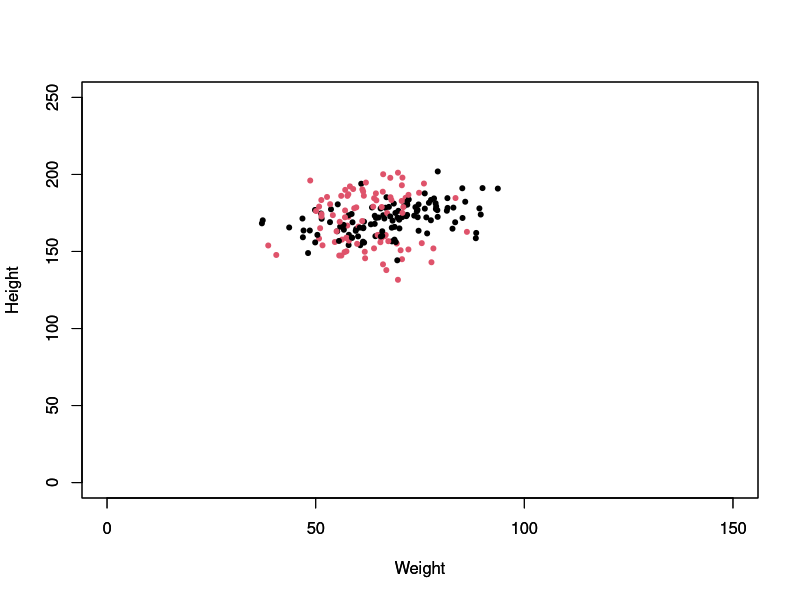
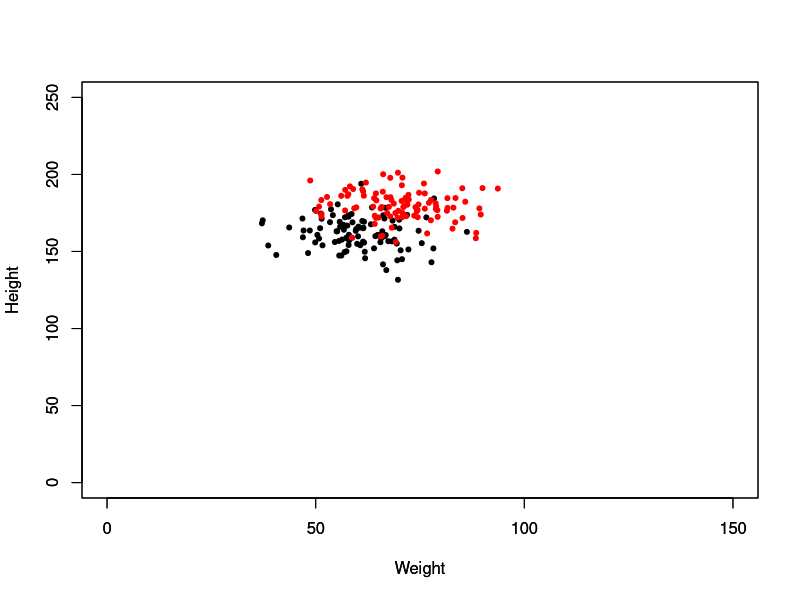

Reproduce these figures in R, in order.
#K-means 

# Manufacturing data using a normal distribution
#HW: Height Woman 
#WW: Weight Woman
#HM: Height Woman
#WM: Weight Man 

BP  <- data.frame(
      WW = rnorm(100,160,10),
      HW = rnorm(100, 60, 9),
      WM = rnorm(100,180,10),
      HM = rnorm(100, 70, 10))

# Partitioning BP in 2 clusters
km_BP <- kmeans(BP, 2)


#Plotting BP 
plot(BP$HW, BP$WW, pch=20, col = km_BP$cluster, xlab="Weight", ylab="Height", ylim=c(0,250), xlim = c(0, 150)) 
par(new=TRUE)
plot(BP$HM, BP$WM, pch=20, col = km_BP$cluster, xlab="Weight", ylab="Height", ylim=c(0,250), xlim = c(0, 150))

dev.new()

# Plotting clusters in a different window
plot(BP$HW, BP$WW, pch=20, col="black", xlab="Weight", ylab="Height", ylim=c(0,250), xlim = c(0, 150)) 
par(new=TRUE)
plot(BP$HM, BP$WM, pch=20, col="red", xlab="Weight", ylab="Height", ylim=c(0,250), xlim = c(0, 150))

